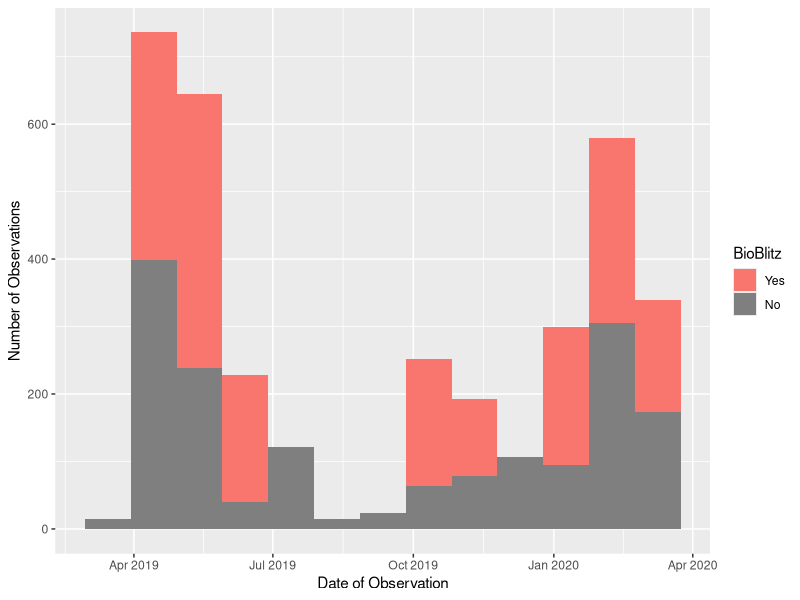
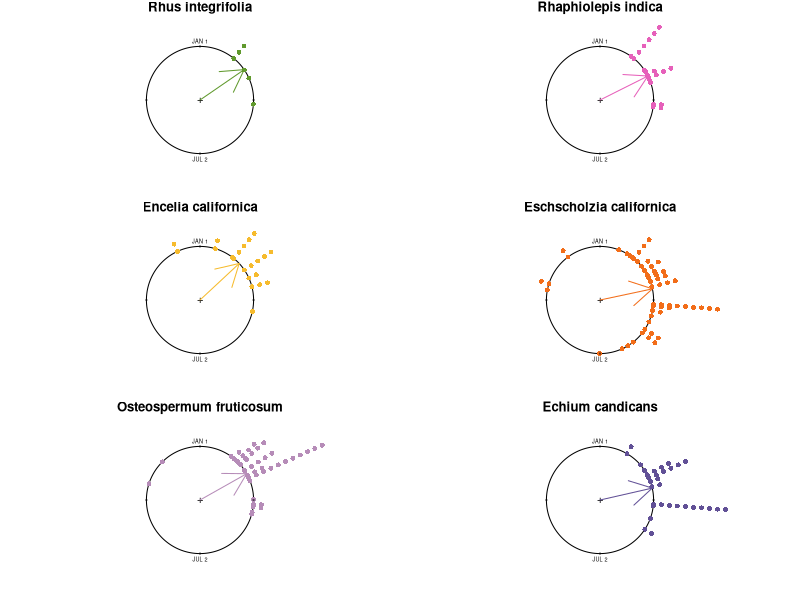
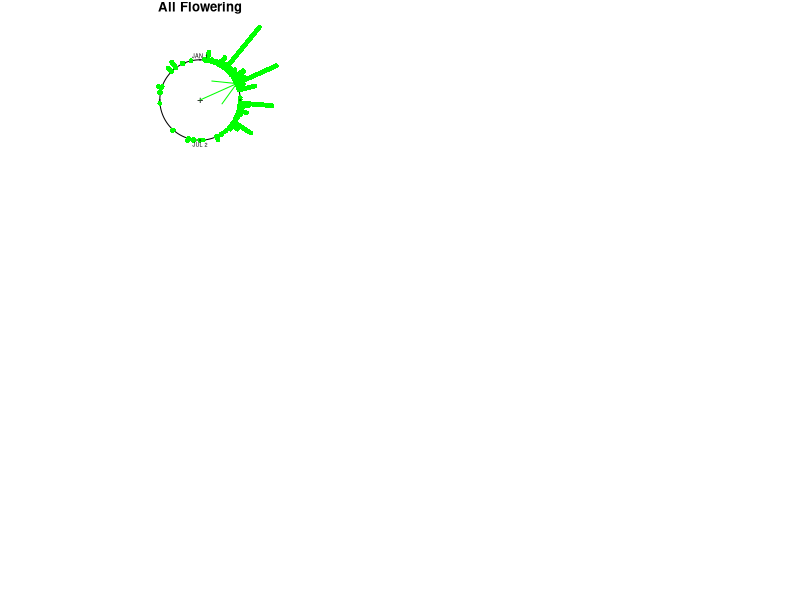
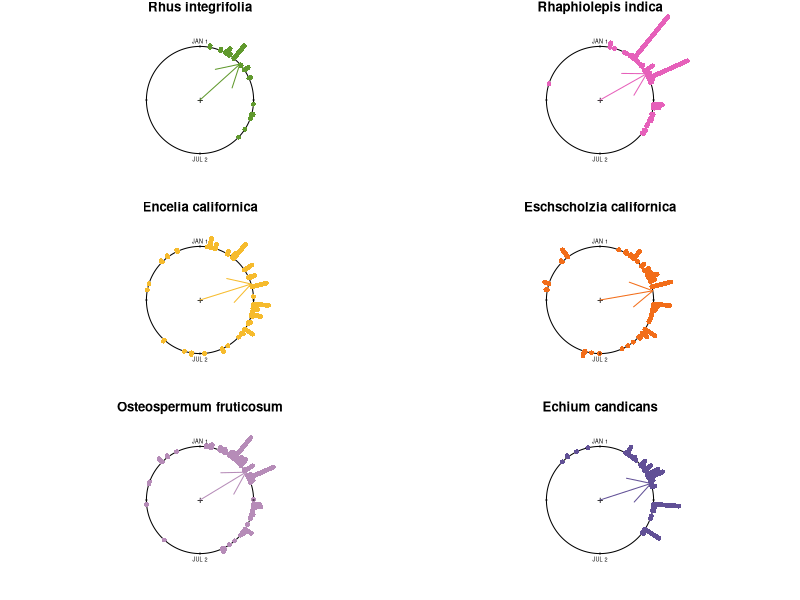

Source code (R) for these figures, in order:
library(ggplot2)
library(lubridate)
library(dplyr)
library(circular)
library(knitr)

#INAT/OBSERVATIONS
Complete_Project<-read.csv("observations-537390.csv")
Complete_Project$day <- as.Date(Complete_Project$observed_on)
UCSBlooms<-subset(Complete_Project,day <= "2020-03-18")
UCSBlooms$month <- month(UCSBlooms$day)
#UCSBlooms is the data included in the 03/11/2019 - 03/17/2020 run of the project
length(unique(UCSBlooms$user_id))
length(unique(UCSBlooms$scientific_name))

blitz<-subset(UCSBlooms, day =="2019-04-06"|day=="2019-05-05"|day=="2019-06-07"|
                day=="2019-10-19"|day=="2019-11-16"|day=="2020-01-11"|day=="2020-02-09"
              |day=="2020-03-07")
length(unique(blitz$user_id))
month<-subset(UCSBlooms, day !="2019-04-06"&day!="2019-05-05"&day!="2019-06-07"&
                day!="2019-10-19"&day!="2019-11-16"&day!="2020-01-11"&day!="2020-02-09"
              &day!="2020-03-07")
length(unique(month$user_id))

PublicObservations<-UCSBlooms%>% filter(user_login!="avanwinden",user_login!="taylorc",
                                             user_login!="charliethrift",
                                             user_login!="michellelee",user_login!="excarpobro")

combined<-UCSBlooms%>% mutate(blitz=case_when(day =="2019-04-06"|day=="2019-05-05"|day=="2019-06-07"|
                                                day=="2019-10-19"|day=="2019-11-16"|day=="2020-01-11"|day=="2020-02-09"
                                              |day=="2020-03-07"~"B"))
combined %>% ggplot(aes(x=day,fill=blitz))+ 
  geom_histogram(position = "stack" , binwidth = 30) + xlab("Date of Observation") +
  ylab("Number of Observations") +
  scale_fill_discrete(name = "BioBlitz", labels = c("Yes", "No"))



#PEAK BLOOM
Phenostages<-read.csv("Species with Phenostage.csv")
Phenostages$day<-as.Date(Phenostages$Date, "%m/%d/%y")
Phenostages$doy<- yday(Phenostages$day)
Phenostages$doy.a <- (Phenostages$doy*360)/365

peak<-Phenostages%>%filter(Phenostage=="4")
berry_peak<-peak%>%filter(Species=="Lemonade Berry")
bush_peak<-peak%>%filter(Species=="California Brittlebush")
daisy_peak<-peak%>%filter(Species=="Trailing African Daisy ")
hawthron_peak<-peak%>%filter(Species=="Indian Hawthorn")
poppy_peak<-peak%>%filter(Species=="California Poppy")
pride_peak<-peak%>%filter(Species=="Pride of Madeira")
berry_peak_circ<-circular(berry_peak$doy.a, units="degrees", template="geographics")
bush_peak_circ<-circular(bush_peak$doy.a, units = "degrees", template = "geographics")
daisy_peak_circ<-circular(daisy_peak$doy.a, units = "degrees", template="geographics")
hawthron_peak_circ<-circular(hawthron_peak$doy.a, units = "degrees", template = "geographics")
poppy_peak_circ<-circular(poppy_peak$doy.a, units = "degrees", template = "geographics")
pride_peak_circ<-circular(pride_peak$doy.a, units = "degrees", template = "geographics")
mean.circular(berry_peak_circ)
rho.circular(berry_peak_circ)
rayleigh.test(berry_peak_circ)
mean.circular(bush_peak_circ)
rho.circular(bush_peak_circ)
rayleigh.test(bush_peak_circ)
mean.circular(daisy_peak_circ)
rho.circular(daisy_peak_circ)
rayleigh.test(daisy_peak_circ)
mean.circular(hawthron_peak_circ)
rho.circular(hawthron_peak_circ)
rayleigh.test(hawthron_peak_circ)
mean.circular(poppy_peak_circ)
rho.circular(poppy_peak_circ)
rayleigh.test(poppy_peak_circ)
mean.circular(pride_peak_circ)
rho.circular(pride_peak_circ)
rayleigh.test(pride_peak_circ)

{layout(matrix(c(1,2,3,4,5,6),3,2))
  par(mar = c(1, .2, 1, .2))
  
  plot.circular(berry_peak_circ, col="#60992D", main ="Rhus integrifolia", stack= TRUE, axes=FALSE,
                bins = 365, shrink = 1.5, tol = 0, sep = 0.15)
  axis.circular(at=circular(seq(0, 2*pi-pi/2, pi/2)), 
                labels=c("", "JAN 1", "", "JUL 2"), cex = 0.5, tcl.text = -0.1)
  arrows.circular(mean(berry_peak_circ), col= "#60992D")
  
  plot.circular(bush_peak_circ, col = "#F6BB2D", main = "Encelia californica", axes = FALSE, 
                stack = TRUE, bins = 365, shrink = 1.5, tol = 0, sep = 0.15) 
  axis.circular(at=circular(seq(0, 2*pi-pi/2, pi/2)), 
                labels=c("", "JAN 1", "", "JUL 2"), cex = 0.5, tcl.text = -0.1 )
  arrows.circular(mean(bush_peak_circ), col = "#F6BB2D")
  
  plot.circular(daisy_peak_circ, col = "#B68CB8", main = "Osteospermum fruticosum", axes = FALSE, 
                stack = TRUE, bins = 365, shrink = 1.5, tol = 0, sep = 0.15)  
  axis.circular(at=circular(seq(0, 2*pi-pi/2, pi/2)), 
                labels=c("", "JAN 1", "", "JUL 2"), cex = 0.5, tcl.text = -0.1 )
  arrows.circular(mean(daisy_peak_circ), col ="#B68CB8")
  
  plot.circular(hawthron_peak_circ, col = "#E660BA", main = "Rhaphiolepis indica", axes = FALSE, 
                stack = TRUE, bins = 365, shrink = 1.5, tol = 0, sep = 0.15)  
  axis.circular(at=circular(seq(0, 2*pi-pi/2, pi/2)), 
                labels=c("", "JAN 1", "", "JUL 2"), cex = 0.5, tcl.text = -0.1 )
  arrows.circular(mean(hawthron_peak_circ), col="#E660BA")
  
  plot.circular(poppy_peak_circ, col = "#F26D19", main = "Eschscholzia californica", axes = FALSE, 
                stack = TRUE, bins = 365, shrink = 1.5, tol = 0, sep = 0.15)  
  axis.circular(at=circular(seq(0, 2*pi-pi/2, pi/2)), 
                labels=c("", "JAN 1", "", "JUL 2"), cex = 0.5, tcl.text = -0.1 )
  arrows.circular(mean(poppy_peak_circ), col="#F26D19")
  
  plot.circular(pride_peak_circ, col = "#615096", main = "Echium candicans", axes = FALSE, 
                stack = TRUE, bins = 365, shrink = 1.5, tol = 0, sep = 0.15)  
  axis.circular(at=circular(seq(0, 2*pi-pi/2, pi/2)), 
                labels=c("", "JAN 1", "", "JUL 2"), cex = 0.5, tcl.text = -0.1 )
  arrows.circular(mean(pride_peak_circ), col="#615096") 
}


#ENTIRE BLOOM PERIOD 

YN_Flower <- Phenostages %>%
  mutate(flower=case_when(Phenostage=="2" | Phenostage=="1" |Phenostage=="7" ~ "0",
                          Phenostage=="3" | Phenostage=="4"| Phenostage=="5"| Phenostage=="6" ~ "1"))

Flowering<-YN_Flower%>%filter(flower=="1")
Not_Flowering<-YN_Flower%>%filter(flower=="0")
flowering_circ<-circular(Flowering$doy.a, units="degrees", template="geographics")
not_flowering_circ<-circular(Not_Flowering$doy.a, units = "degrees",template = "geographics")

PoppyYN<-Flowering%>%filter(Species=="California Poppy")
DaisyYN<-Flowering%>%filter(Species=="Trailing African Daisy ")
PrideYN<- Flowering%>%filter(Species=="Pride of Madeira")
BerryYN<- Flowering%>%filter(Species=="Lemonade Berry")
BushYN<- Flowering%>%filter(Species=="California Brittlebush")
HawthornYN<- Flowering%>%filter(Species=="Indian Hawthorn")
berryYN_circ<-circular(BerryYN$doy.a, units="degrees", template="geographics")
bushYN_circ<-circular(BushYN$doy.a, units = "degrees", template = "geographics")
daisyYN_circ<-circular(DaisyYN$doy.a, units = "degrees", template="geographics")
hawthornYN_circ<-circular(HawthornYN$doy.a, units = "degrees", template = "geographics")
poppyYN_circ<-circular(PoppyYN$doy.a, units = "degrees", template = "geographics")
prideYN_circ<-circular(PrideYN$doy.a, units = "degrees", template = "geographics")

mean.circular(berryYN_circ)
rho.circular(berryYN_circ)
rayleigh.test(berryYN_circ)
mean.circular(bushYN_circ)
rho.circular(bushYN_circ)
rayleigh.test(bushYN_circ)
mean.circular(daisyYN_circ)
rho.circular(daisyYN_circ)
rayleigh.test(daisyYN_circ)
mean.circular(hawthornYN_circ)
rho.circular(hawthornYN_circ)
rayleigh.test(hawthornYN_circ)
mean.circular(poppyYN_circ)
rho.circular(poppyYN_circ)
rayleigh.test(poppyYN_circ)
mean.circular(prideYN_circ)
rho.circular(prideYN_circ)
rayleigh.test(prideYN_circ)

plot.circular(flowering_circ, col="green", main ="All Flowering", 
              axes=FALSE,stack = TRUE, bins = 365, shrink = 2, tol = 0, sep = 0.015)
axis.circular(at=circular(seq(0, 2*pi-pi/2, pi/2)), 
              labels=c("", "JAN 1", "", "JUL 2"), cex = 0.5, tcl.text = -0.1 )
arrows.circular(mean(flowering_circ), col= "green")

mean.circular(flowering_circ)

{layout(matrix(c(1,2,3,4,5,6),3,2))
  par(mar = c(1, .2, 1, .2))
  plot.circular(berryYN_circ, col="#60992D", main ="Rhus integrifolia", stack= TRUE, axes=FALSE,
                bins = 365, shrink = 1.5, tol = 0, sep = 0.028)
  axis.circular(at=circular(seq(0, 2*pi-pi/2, pi/2)), 
                labels=c("", "JAN 1", "", "JUL 2"), cex = 0.5, tcl.text = -0.1)
  arrows.circular(mean(berryYN_circ), col= "#60992D")
  plot.circular(bushYN_circ, col = "#F6BB2D", main = "Encelia californica", axes = FALSE, 
                stack = TRUE, bins = 365, shrink = 1.5, tol = 0, sep = 0.028) 
  axis.circular(at=circular(seq(0, 2*pi-pi/2, pi/2)), 
                labels=c("", "JAN 1", "", "JUL 2"), cex = 0.5, tcl.text = -0.1 )
  arrows.circular(mean(bushYN_circ), col = "#F6BB2D")
  plot.circular(daisyYN_circ, col = "#B68CB8", main = "Osteospermum fruticosum", axes = FALSE, 
                stack = TRUE, bins = 365, shrink = 1.5, tol = 0, sep = 0.028)  
  axis.circular(at=circular(seq(0, 2*pi-pi/2, pi/2)), 
                labels=c("", "JAN 1", "", "JUL 2"), cex = 0.5, tcl.text = -0.1 )
  arrows.circular(mean(daisyYN_circ), col ="#B68CB8")
  plot.circular(hawthornYN_circ, col = "#E660BA", main = "Rhaphiolepis indica", axes = FALSE, 
                stack = TRUE, bins = 365, shrink = 1.5, tol = 0, sep = 0.028)  
  axis.circular(at=circular(seq(0, 2*pi-pi/2, pi/2)), 
                labels=c("", "JAN 1", "", "JUL 2"), cex = 0.5, tcl.text = -0.1 )
  arrows.circular(mean(hawthornYN_circ), col="#E660BA")
  plot.circular(poppyYN_circ, col = "#F26D19", main = "Eschscholzia californica", axes = FALSE, 
                stack = TRUE, bins = 365, shrink = 1.5, tol = 0, sep = 0.028)  
  axis.circular(at=circular(seq(0, 2*pi-pi/2, pi/2)), 
                labels=c("", "JAN 1", "", "JUL 2"), cex = 0.5, tcl.text = -0.1 )
  arrows.circular(mean(poppyYN_circ), col="#F26D19")
  plot.circular(prideYN_circ, col = "#615096", main = "Echium candicans", axes = FALSE, 
                stack = TRUE, bins = 365, shrink = 1.5, tol = 0, sep = 0.028)  
  axis.circular(at=circular(seq(0, 2*pi-pi/2, pi/2)), 
                labels=c("", "JAN 1", "", "JUL 2"), cex = 0.5, tcl.text = -0.1 )
  arrows.circular(mean(prideYN_circ), col="#615096")}

#OTHER TESTS/POPPY AND BUSH 
Poppy<-Phenostages%>%filter(Species=="California Poppy")
Bush<-Phenostages%>%filter(Species=="California Brittlebush")
Bush4<-Bush%>%filter(Phenostage=="4")
poppy4<-Poppy%>%filter(Phenostage=="4")
berry<-Phenostages%>%filter(Species=="Lemonade Berry")
berry4<-berry%>%filter(Phenostage=="4")
daisy<-Phenostages%>%filter(Species=="Trailing African Daisy ")
daisy4<-daisy%>%filter(Phenostage=="4")
pride<-Phenostages%>%filter(Species=="Pride of Madeira")
pride4<-pride%>%filter(Phenostage=="4")
thorn<-Phenostages%>%filter(Species=="Indian Hawthorn")
thorn4<-thorn%>%filter(Phenostage=="4")

bush56<-Bush%>%filter(Phenostage=="5"|Phenostage=="6")
berry56<-berry%>%filter(Phenostage=="5"|Phenostage=="6")
daisy56<-daisy%>%filter(Phenostage=="5"|Phenostage=="6")
pride56<-pride%>%filter(Phenostage=="5"|Phenostage=="6")
thorn56<-thorn%>%filter(Phenostage=="5"|Phenostage=="6")
poppy56<-Poppy%>%filter(Phenostage=="5"|Phenostage=="6")


bush127<-Bush%>%filter(Phenostage=="1"|Phenostage=="2"|Phenostage=="7")
berry127<-berry%>%filter(Phenostage=="1"|Phenostage=="2"|Phenostage=="7")
daisy127<-daisy%>%filter(Phenostage=="1"|Phenostage=="2"|Phenostage=="7")
pride127<-pride%>%filter(Phenostage=="1"|Phenostage=="2"|Phenostage=="7")
thorn127<-thorn%>%filter(Phenostage=="1"|Phenostage=="2"|Phenostage=="7")
poppy127<-Poppy%>%filter(Phenostage=="1"|Phenostage=="2"|Phenostage=="7")

bush3<-Bush%>%filter(Phenostage=="3")
berry3<-berry%>%filter(Phenostage=="3")
daisy3<-daisy%>%filter(Phenostage=="3")
pride3<-pride%>%filter(Phenostage=="3")
thorn3<-thorn%>%filter(Phenostage=="3")
poppy3<-Poppy%>%filter(Phenostage=="3")

fours<-Phenostages%>%filter(Phenostage=="4")

#COMPARISONS 

watson.two.test(daisy_peak_circ,bush_peak_circ)
watson.two.test(berry_peak_circ,hawthron_peak_circ)
watson.two.test(poppy_peak_circ,pride_peak_circ)

peak_rad <- rad(peak$doy.a)
peak_treat <- as.factor(peak$Species)
summary(manova(cbind(cos(peak_rad),sin(peak_rad)) ~ peak_treat))



watson.two.test(daisyYN_circ,bushYN_circ)
watson.two.test(berryYN_circ,bushYN_circ)
watson.two.test(poppyYN_circ,prideYN_circ)

bloom_rad<-rad(Flowering$doy.a)
bloom_treat<-as.factor(Flowering$Species)
summary(manova(cbind(cos(bloom_rad),sin(bloom_rad))~bloom_treat))
